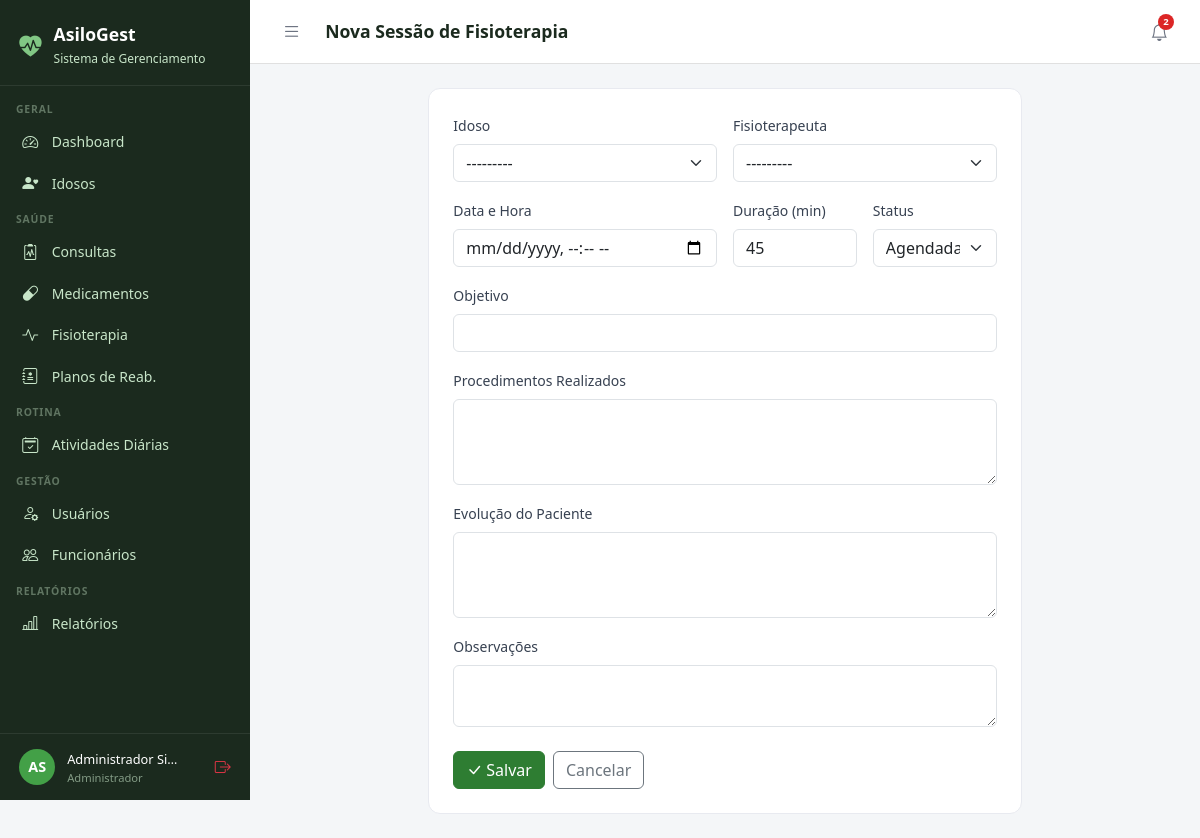
Screenshot of /fisioterapia/nova/ (signed in) with the database file from the repository.
### core/models.py (models this page shows, shortened)
class Usuario(AbstractUser):
    PERFIL_CHOICES = [
        ('administrador', 'Administrador'),
        ('medico', 'Médico'),
        ('fisioterapeuta', 'Fisioterapeuta'),
        ('enfermeiro', 'Enfermeiro(a)'),
        ('recepcionista', 'Recepcionista'),
        ('familiar', 'Familiar do Idoso'),
    ]
    perfil = models.CharField(
        max_length=20, choices=PERFIL_CHOICES,
        default='recepcionista', verbose_name='Perfil de Acesso'
    )
    telefone = models.CharField(max_length=15, blank=True, verbose_name='Telefone')
    cpf = models.CharField(max_length=14, unique=True, null=True, blank=True, verbose_name='CPF')
    foto = models.ImageField(upload_to='usuarios/', blank=True, null=True, verbose_name='Foto')
    data_nascimento = models.DateField(null=True, blank=True, verbose_name='Data de Nascimento')
    especialidade = models.CharField(
        max_length=100, blank=True, verbose_name='Especialidade',
        help_text='Preencha para Médico ou Fisioterapeuta'
    )
    data_admissao = models.DateField(null=True, blank=True, verbose_name='Data de Admissão')
    primeiro_acesso = models.BooleanField(
        default=True, verbose_name='Primeiro Acesso',
        help_text='Usuário deve definir senha no primeiro login'
    )
    ativo = models.BooleanField(default=True, verbose_name='Ativo')
    criado_em = models.DateTimeField(auto_now_add=True)
    class Meta:
        verbose_name = 'Usuário'
        verbose_name_plural = 'Usuários'
        ordering = ['first_name', 'last_name']
    def __str__(self):
        return f"{self.get_full_name()} ({self.get_perfil_display()})"
    @property
    def is_administrador(self):
        return self.perfil == 'administrador' or self.is_superuser
    @property
    def is_fisioterapeuta(self):
        return self.perfil == 'fisioterapeuta'
    @property
    def is_familiar(self):
        return self.perfil == 'familiar'
    @property
    def pode_ver_saude(self):
        return (self.is_administrador or self.is_medico
                or self.is_fisioterapeuta or self.is_enfermeiro)
    @property
    def pode_cadastrar_usuarios(self):
        return self.is_administrador or self.is_recepcionista
    @property
    def pode_administrar(self):
        return self.is_administrador

### fisioterapia/views.py (the view, shortened to what this page needs)
# urls.py: path('nova/', views.novo, name='novo'),
@login_required
@perfil_required('fisioterapeuta')
def novo(request):
    form = SessaoForm(request.POST or None)
    return render(request, 'fisioterapia/form.html', {
        'form': form, 'titulo': 'Nova Sessão de Fisioterapia'
    })

### fisioterapia/forms.py
class SessaoForm(forms.ModelForm):
    class Meta:
        model = SessaoFisioterapia
        exclude = ['criado_em', 'autorizada', 'autorizado_por', 'data_autorizacao']
        widgets = {
            'idoso': forms.Select(attrs={'class': 'form-select'}),
            'fisioterapeuta': forms.Select(attrs={'class': 'form-select'}),
            'data_hora': forms.DateTimeInput(attrs={'type': 'datetime-local', 'class': 'form-control'}),
            'duracao_minutos': forms.NumberInput(attrs={'class': 'form-control'}),
            'status': forms.Select(attrs={'class': 'form-select'}),
            'objetivo': forms.TextInput(attrs={'class': 'form-control'}),
            'procedimentos': forms.Textarea(attrs={'class': 'form-control', 'rows': 3}),
            'evolucao': forms.Textarea(attrs={'class': 'form-control', 'rows': 3}),
            'observacoes': forms.Textarea(attrs={'class': 'form-control', 'rows': 2}),
        }
    def __init__(self, *args, **kwargs):
        super().__init__(*args, **kwargs)
        self.fields['fisioterapeuta'].required = False

### idosos/models.py (called while the page is built)
    def __str__(self):
        return self.nome

### templates/fisioterapia/form.html (shortened to what this page needs)
{% extends 'base.html' %}
{% block title %}{{ titulo }}{% endblock %}{% block page_title %}{{ titulo }}{% endblock %}
{% block content %}<div class="row justify-content-center"><div class="col-lg-8"><div class="form-card">
<form method="post">{% csrf_token %}
<div class="row g-3">
  <div class="col-md-6"><label class="form-label">Idoso</label>{{ form.idoso }}</div>
  <div class="col-md-6"><label class="form-label">Fisioterapeuta</label>{{ form.fisioterapeuta }}</div>
  <div class="col-md-6"><label class="form-label">Data e Hora</label>{{ form.data_hora }}</div>
  <div class="col-md-3"><label class="form-label">Duração (min)</label>{{ form.duracao_minutos }}</div>
  <div class="col-md-3"><label class="form-label">Status</label>{{ form.status }}</div>
  <div class="col-12"><label class="form-label">Objetivo</label>{{ form.objetivo }}</div>
  <div class="col-12"><label class="form-label">Procedimentos Realizados</label>{{ form.procedimentos }}</div>
  <div class="col-12"><label class="form-label">Evolução do Paciente</label>{{ form.evolucao }}</div>
  <div class="col-12"><label class="form-label">Observações</label>{{ form.observacoes }}</div>
  <div class="col-12 d-flex gap-2 pt-2">
    <button type="submit" class="btn btn-primary"><i class="bi bi-check-lg me-1"></i>Salvar</button>
    <a href="{% url 'fisioterapia:lista' %}" class="btn btn-outline-secondary">Cancelar</a>
  </div>
</div></form></div></div></div>{% endblock %}

### templates/base.html (shortened to what this page needs)
<!DOCTYPE html>
<html lang="pt-br">
<head>
  <link href="https://cdn.jsdelivr.net/npm/bootstrap@5.3.0/dist/css/bootstrap.min.css" rel="stylesheet">
  <link href="https://cdn.jsdelivr.net/npm/bootstrap-icons@1.11.0/font/bootstrap-icons.css" rel="stylesheet">
</head>
<body>
{% if user.is_authenticated %}
<div id="sidebar">
  <div class="sidebar-brand">
    <i class="bi bi-heart-pulse-fill" style="color:#81C784;font-size:1.4rem;"></i>
    <div>
      <h5 style="margin:0;">AsiloGest</h5>
      <small>Sistema de Gerenciamento</small>
    </div>
  </div>
  <nav class="sidebar-nav">
    <div class="nav-section">Geral</div>
    <a href="{% url 'dashboard' %}" class="sidebar-link {% if request.resolver_match.url_name == 'dashboard' %}active{% endif %}">
      <i class="bi bi-speedometer2"></i> Dashboard
    </a>
    <a href="{% url 'idosos:lista' %}" class="sidebar-link">
      <i class="bi bi-person-heart"></i>
      {% if user.is_familiar %}Meus Familiares{% else %}Idosos{% endif %}
    </a>
    {% if user.pode_ver_saude or user.is_familiar %}
    <div class="nav-section">Saúde</div>
    <a href="{% url 'consultas:lista' %}" class="sidebar-link">
      <i class="bi bi-clipboard2-pulse"></i> Consultas
    </a>
    <a href="{% url 'medicamentos:lista' %}" class="sidebar-link">
      <i class="bi bi-capsule"></i> Medicamentos
    </a>
    <a href="{% url 'fisioterapia:lista' %}" class="sidebar-link">
      <i class="bi bi-activity"></i> Fisioterapia
    </a>
    {% if user.pode_ver_saude and not user.is_familiar %}
    <a href="{% url 'fisioterapia:planos_lista' %}" class="sidebar-link">
      <i class="bi bi-journal-medical"></i> Planos de Reab.
    </a>
    {% endif %}
    {% endif %}
    <div class="nav-section">Rotina</div>
    <a href="{% url 'atividades:lista' %}" class="sidebar-link">
      <i class="bi bi-calendar2-check"></i> Atividades Diárias
    </a>
    {% if user.pode_cadastrar_usuarios %}
    <div class="nav-section">Gestão</div>
    <a href="{% url 'usuarios_lista' %}" class="sidebar-link">
      <i class="bi bi-person-gear"></i> Usuários
    </a>
    {% endif %}
    {% if user.pode_administrar %}
    <a href="{% url 'funcionarios:lista' %}" class="sidebar-link">
      <i class="bi bi-people"></i> Funcionários
    </a>
    {% endif %}
    {% if user.pode_ver_saude or user.pode_administrar %}
    <div class="nav-section">Relatórios</div>
    <a href="{% url 'relatorios:lista' %}" class="sidebar-link">
      <i class="bi bi-bar-chart-line"></i> Relatórios
    </a>
    {% endif %}
  </nav>
  <div class="sidebar-user">
    <div class="avatar">{{ user.first_name|first|upper }}{{ user.last_name|first|upper }}</div>
    <div class="info" style="min-width:0;flex:1;">
      <span>{{ user.get_full_name|truncatechars:18 }}</span>
      <small>{{ user.get_perfil_display }}</small>
    </div>
    <a href="{% url 'logout' %}" class="text-danger" title="Sair" style="flex-shrink:0;">
      <i class="bi bi-box-arrow-right"></i>
    </a>
  </div>
</div>
<div id="main">
  <div class="topbar">
    <div class="topbar-left">
      <button class="btn-toggle-sidebar" onclick="toggleSidebar()" title="Menu">
        <i class="bi bi-list"></i>
      </button>
      <h4>{% block page_title %}{% endblock %}</h4>
    </div>
    <div class="d-flex align-items-center gap-2">
      <div style="position:relative;">
        <button class="notif-btn" id="notifBtn" onclick="toggleNotif()" title="Notificações">
          <i class="bi bi-bell"></i>
          {% if notif_count %}
          <span class="notif-badge">{{ notif_count }}</span>
          {% endif %}
        </button>
      </div>
    </div>
  </div>
  <div class="content">
    {% block content %}{% endblock %}
  </div>
</div>
{% else %}
{% block full_content %}{% endblock %}
{% endif %}
</body>
</html>

### templates/base.html (style rules this page uses)
:root { --sidebar-width: 250px; --primary: #2E7D32; --primary-light: #43A047; --accent: #1565C0; --bg-sidebar: #1B2A1E; --bg-sidebar-hover: #2E4A33; --text-sidebar: #C8E6C9; --transition: 0.3s ease; }
body { background: #F4F6F8; font-family: 'Segoe UI', sans-serif; }
#sidebar { position: fixed; top: 0; left: 0; width: var(--sidebar-width); height: 100vh; background: var(--bg-sidebar); z-index: 1000; display: flex; flex-direction: column; overflow-y: auto; transition: transform var(--transition); }
.sidebar-brand { padding: 1.5rem 1.2rem 1rem; border-bottom: 1px solid rgba(255,255,255,0.08); display: flex; align-items: center; gap: .75rem; }
.sidebar-brand h5 { color: #fff; font-weight: 700; margin: 0; font-size: 1.1rem; }
.sidebar-brand small { color: var(--text-sidebar); font-size: .75rem; }
.sidebar-nav { padding: .5rem 0; flex: 1; }
.nav-section { padding: .5rem 1rem .2rem; color: rgba(200,230,201,.4); font-size: .65rem; font-weight: 700; letter-spacing: .08em; text-transform: uppercase; }
.sidebar-link { display: flex; align-items: center; gap: .65rem; padding: .55rem 1.2rem; color: var(--text-sidebar); text-decoration: none; font-size: .875rem; transition: all .2s; border-left: 3px solid transparent; }
.sidebar-link i { font-size: 1rem; width: 1.2rem; }
.sidebar-user { padding: .8rem 1.2rem; border-top: 1px solid rgba(255,255,255,0.08); display: flex; align-items: center; gap: .75rem; }
.sidebar-user .avatar { width: 36px; height: 36px; background: var(--primary-light); border-radius: 50%; display: flex; align-items: center; justify-content: center; color: #fff; font-weight: 700; font-size: .9rem; flex-shrink: 0; }
.sidebar-user .info small { color: rgba(200,230,201,.6); font-size: .7rem; display: block; }
.sidebar-user .info span { color: #fff; font-size: .8rem; }
#main { margin-left: var(--sidebar-width); min-height: 100vh; display: flex; flex-direction: column; transition: margin-left var(--transition); }
.topbar { background: #fff; border-bottom: 1px solid #E0E0E0; padding: .75rem 1.5rem; display: flex; align-items: center; justify-content: space-between; position: sticky; top: 0; z-index: 999; }
.topbar-left { display: flex; align-items: center; gap: 1rem; }
.topbar h4 { margin: 0; font-size: 1.1rem; font-weight: 600; color: #1B2A1E; }
.btn-toggle-sidebar { background: none; border: none; padding: .4rem .5rem; color: #6B7280; cursor: pointer; border-radius: 6px; font-size: 1.2rem; line-height: 1; transition: background .2s, color .2s; }
.notif-btn { position: relative; background: none; border: none; padding: .4rem .5rem; color: #6B7280; cursor: pointer; border-radius: 6px; font-size: 1.1rem; transition: background .2s, color .2s; }
.notif-badge { position: absolute; top: 2px; right: 2px; background: #DC2626; color: #fff; font-size: .6rem; font-weight: 700; min-width: 16px; height: 16px; border-radius: 8px; padding: 0 4px; display: flex; align-items: center; justify-content: center; }
.content { padding: 1.5rem; flex: 1; }
.form-card { background: #fff; border-radius: 12px; border: 1px solid #E8EAF0; padding: 1.5rem; }
.form-label { font-weight: 500; font-size: .875rem; color: #374151; }
.btn-primary { background: var(--primary); border-color: var(--primary); }

### rows the page displays
Usuario: first_name|first "A", last_name|first "S", get_full_name "Administrador Si…", perfil "Administrador"

### other values shown
{{ titulo }} "Nova Sessão de Fisioterapia"
{{ notif_count }} "2"
